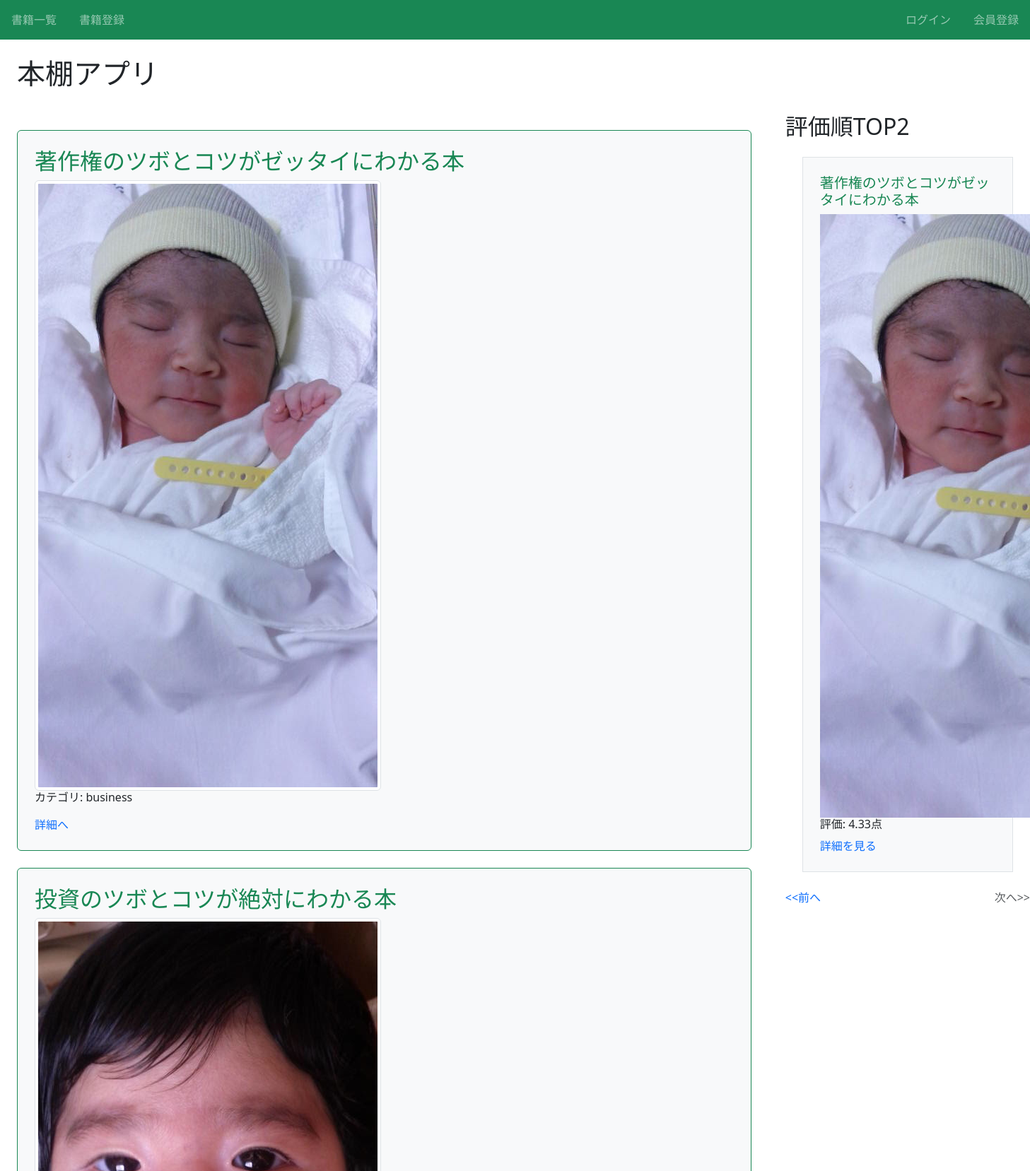
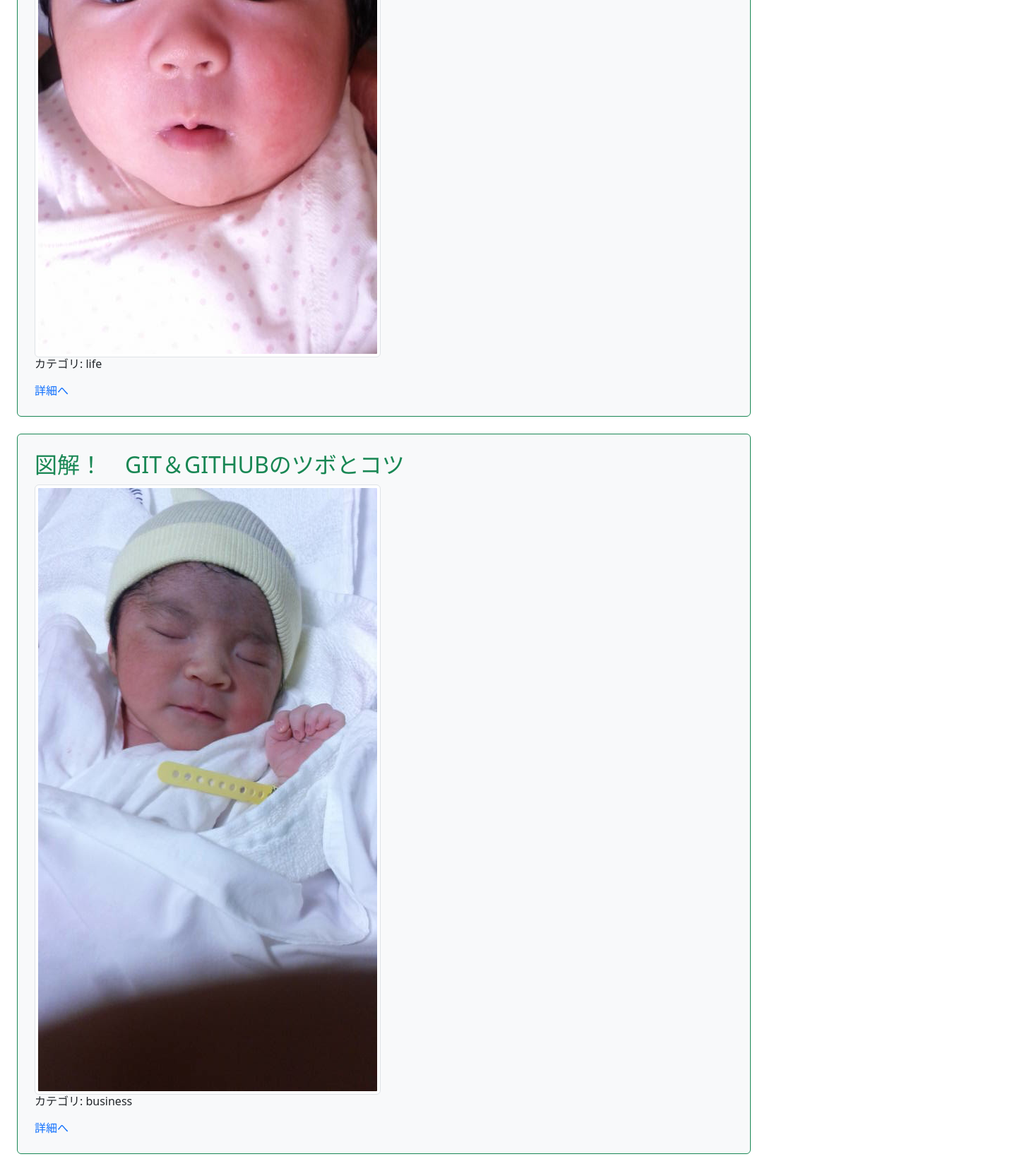
Screenshot of /?page=2 with the database file from the repository (2 pictures, top to bottom).
### book/models.py (models this page shows, shortened)
class Book(models.Model):
    title = models.CharField(max_length=100)
    text = models.TextField()
    thumbnail = models.ImageField(null=True,blank=True)
    category = models.CharField(
        max_length=100,
        choices=CATEGORY
    )
    user = models.ForeignKey('auth.User',on_delete=models.CASCADE)

### book/views.py (the view)
# urls.py: path('',views.index_view,name='index'),
def index_view(request):
    object_list = Book.objects.order_by('-id')
    ranking_list = Book.objects.annotate(avg_rating=Avg('review__rate')).order_by('-avg_rating')
    paginator = Paginator(ranking_list,ITEM_PER_PAGE)
    page_number = request.GET.get('page',1)
    page_obj = paginator.page(page_number)
    return render(request,'book/index.html',{'object_list':object_list,'ranking_list':ranking_list,'page_obj':page_obj},)

### book/templates/book/index.html (shortened to what this page needs)
{% extends 'base.html' %}
{% block h1 %}本棚アプリ{% endblock %}
{% block content %}
<div class="row">
    <div class="col-9">
        {% for item in object_list %}
        <div class="p-4 m-4 bg-light border border-success rounded">
            <h2 class="text-success">{{ item.title }}</h2>
            <img src="{{ item.thumbnail.url }}" class="img-thumbnail">
            <h6>カテゴリ: {{ item.category }}</h6>
            <div class="mt-3">
                <a href="{% url 'detail-book' item.pk %}">詳細へ</a>
            </div>
        </div>
        {% endfor %}
    </div>
    <div class="col-3">
        <h2>評価順TOP2</h2>
        {% for ranking_book in page_obj %}
        <div class="p-4 m-4 bg-light border border-successrounded">
            <h3 class="text-success h5">{{ ranking_book.title }}</h3>
            <img src="{{ ranking_book.thumbnail.url }}" class="img-thhumbnail">
            <h6>評価: {{ ranking_book.avg_rating|floatformat:2 }}点</h6>
            <a href="{% url 'detail-book' ranking_book.id %}">詳細を見る</a>
        </div>
        {% endfor %}
        {% include 'book/components/pagination.html' %}
    </div>
</div>
{% endblock content%}

### book/static/book/css/style.css (style rules this page uses)
a { text-decoration: none; }

### rows the page displays
Book: title "著作権のツボとコツがゼッタイにわかる本", thumbnail (picture), category "business", avg_rating "4.33"
Book: title "投資のツボとコツが絶対にわかる本", thumbnail (picture), category "life"
Book: title "図解！ GIT＆GITHUBのツボとコツ", thumbnail (picture), category "business"
